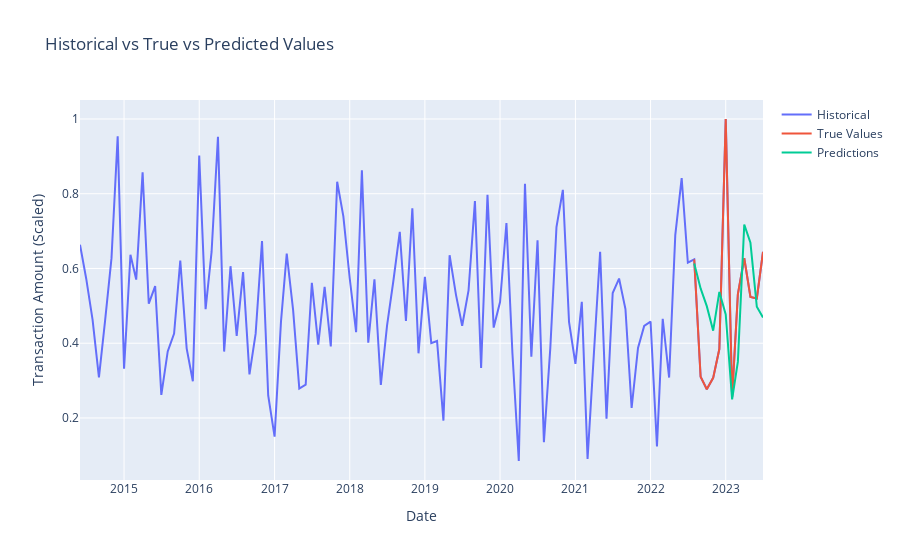

The cell this chart's notebook holds for it:
### Code cell
import xgboost as xgb
from sklearn.model_selection import train_test_split
from sklearn.metrics import mean_squared_error
# Create additional features: month of year, year, and 7 lagged values
df['Month'] = df['TRANSACTION_YEAR_MONTH'].dt.month
df['Year'] = df['TRANSACTION_YEAR_MONTH'].dt.year
for i in range(1, 8):
    df[f'Lag_{i}'] = df['TRANSACTION_AMOUNT_SCALED'].shift(i)

# Drop rows with NaN values due to lagged features
df.dropna(inplace=True)

# Split the data into features and target variable
X = df.drop(['TRANSACTION_AMOUNT','TRANSACTION_YEAR_MONTH', 'TRANSACTION_AMOUNT_SCALED'], axis=1)
y = df['TRANSACTION_AMOUNT_SCALED']

# Split the data into training and testing sets
X_train, X_test, y_train, y_test = train_test_split(X, y, test_size=12, shuffle=False)

# Define XGBoost model
model = xgb.XGBRegressor()

# Fit the model
model.fit(X_train, y_train)

# Make predictions
y_pred = model.predict(X_test)

# Calculate MSE, RMSE, and MFE
mse = mean_squared_error(y_test, y_pred)
rmse = np.sqrt(mse)
mfe = np.mean(y_pred - y_test)

print("MSE:", mse)
print("RMSE:", rmse)
print("MFE:", mfe)

# Visualize historical, true, and predicted values
fig = go.Figure()

# Historical values
fig.add_trace(go.Scatter(x=df['TRANSACTION_YEAR_MONTH'], y=df['TRANSACTION_AMOUNT_SCALED'],
                         mode='lines', name='Historical'))

# True values
fig.add_trace(go.Scatter(x=df['TRANSACTION_YEAR_MONTH'][-len(y_test):], y=y_test,
                         mode='lines', name='True Values'))

# Predictions
fig.add_trace(go.Scatter(x=df['TRANSACTION_YEAR_MONTH'][-len(y_test):], y=y_pred,
                         mode='lines', name='Predictions'))

# Update layout
fig.update_layout(title='Historical vs True vs Predicted Values',
                  xaxis_title='Date',
                  yaxis_title='Transaction Amount (Scaled)')
fig.show()
